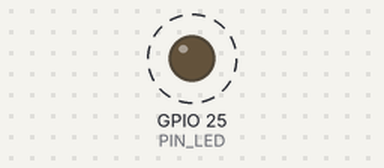
Simulated run of this sketch. Board: ESP32. On the bench: output pins drawn as LEDs (lit = HIGH). Dashed ring = blinking. What the sketch prints to the serial monitor is not drawn.

Above: at 0.5 s.
Timing chart, 0 to 4.6 s (numbered marks = the images above):
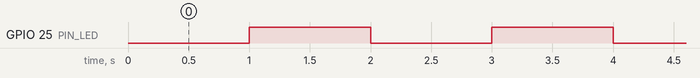

The sketch:

02_Dos_Tareas_Independientes.ino
```cpp
// AirtekLab - Programacion con millis() y ESP32
// Ejercicio 02: ejecutar dos tareas con intervalos independientes
// Placa: ESP32 Dev Module
// LED externo: GPIO 25 con resistencia limitadora
// Monitor Serie: 115200 baudios

const int PIN_LED = 25;

const unsigned long INTERVALO_LED = 1000;
const unsigned long INTERVALO_MENSAJE = 2500;

unsigned long tiempoLEDAnterior = 0;
unsigned long tiempoMensajeAnterior = 0;

bool estadoLED = LOW;

void setup() {
  Serial.begin(115200);

  pinMode(PIN_LED, OUTPUT);
  digitalWrite(PIN_LED, estadoLED);

  Serial.println("Ejercicio 02 - Dos tareas independientes");
}

void loop() {
  unsigned long tiempoActual = millis();

  // Tarea 1: cambiar el estado del LED cada segundo.
  if (tiempoActual - tiempoLEDAnterior >= INTERVALO_LED) {
    tiempoLEDAnterior = tiempoActual;

    estadoLED = !estadoLED;
    digitalWrite(PIN_LED, estadoLED);
  }

  // Tarea 2: mostrar un mensaje cada 2,5 segundos.
  if (tiempoActual - tiempoMensajeAnterior >= INTERVALO_MENSAJE) {
    tiempoMensajeAnterior = tiempoActual;

    Serial.println("Tarea 2: mensaje periodico");
  }
}
```

Measured:
- by itself, GPIO 25 (PIN_LED): alternates HIGH for 1.0 s and LOW for 1.0 s
